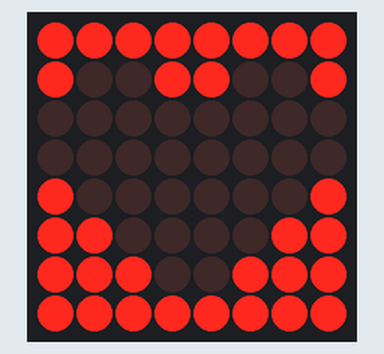
Bench run of a sketch on a simulated Arduino Uno, built with avr-gcc and run on an emulated ATmega328P. Parts: 8×8 LED matrix.

Above: at 0.1 s.
At 1.3 s:
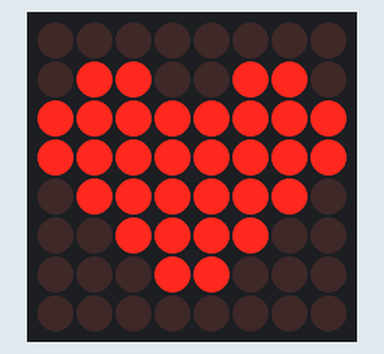

Measured:
- what the display in image 1 shows lasts 1.2 s, from 1.2 s to 2.4 s

The sketch:

AR20_dm_project.ino.ino
```cpp
#include "LedControlMS.h"

#define NBR_MTX 1 //number of matrices attached is one

LedControl lc=LedControl(4,3,2, NBR_MTX);//

unsigned long delayTime=1200;  // Delay between Frames

// Put values in arrays
byte invader1a[] =
{
   B11111111,  // First frame of invader #1
   B10011001,
   B00000000,
   B00000000,
   B10000001,
   B11000011,
   B11100111,
   B11111111
};

byte invader1b[] =
{
   B00000000,  // First frame of invader #1
   B01100110,
   B11111111,
   B11111111,
   B01111110,
   B00111100,
   B00011000,
   B00000000
};

byte invader2a[] =
{
  B00100100, // First frame of invader #2
  B00100100,
  B01111110,
  B11011011,
  B11111111,
  B11111111,
  B10100101,
  B00100100
};

byte invader2b[] =
{
  B00100100, // Second frame of invader #2
  B10100101,
  B11111111,
  B11011011,
  B11111111,
  B01111110,
  B00100100,
  B01000010
};

void setup()
{
  lc.shutdown(0,false);
    // Wake up displays
//  lc.shutdown(1,false);
    // Set intensity levels
    lc.setIntensity(0,5);
//  lc.setIntensity(1,5);
    // Clear Displays
    lc.clearDisplay(0);
//  lc.clearDisplay(1);
}


//  Take values in Arrays and Display them
void sinvader1a()
{
  for (int i = 0; i < 8; i++)
  {
    lc.setRow(0,i,invader1a[i]);
  }
}

void sinvader1b()
{
  for (int i = 0; i < 8; i++)
  {
    lc.setRow(0,i,invader1b[i]);
  }
}

//void sinvader2a()
//{
//  for (int i = 0; i < 8; i++)
//  {
//    lc.setRow(1,i,invader2a[i]);
//  }
//}
//
//void sinvader2b()
//{
//  for (int i = 0; i < 8; i++)
//  {
//    lc.setRow(1,i,invader2b[i]);
//  }
//}

void loop()
{
// Put #1 frame on both Display
    sinvader1a();
    delay(delayTime);
//    sinvader2a();
//    delay(delayTime);


// Put #2 frame on both Display
    sinvader1b();
    delay(delayTime);
//    sinvader2b();
//    delay(delayTime);

}
```
